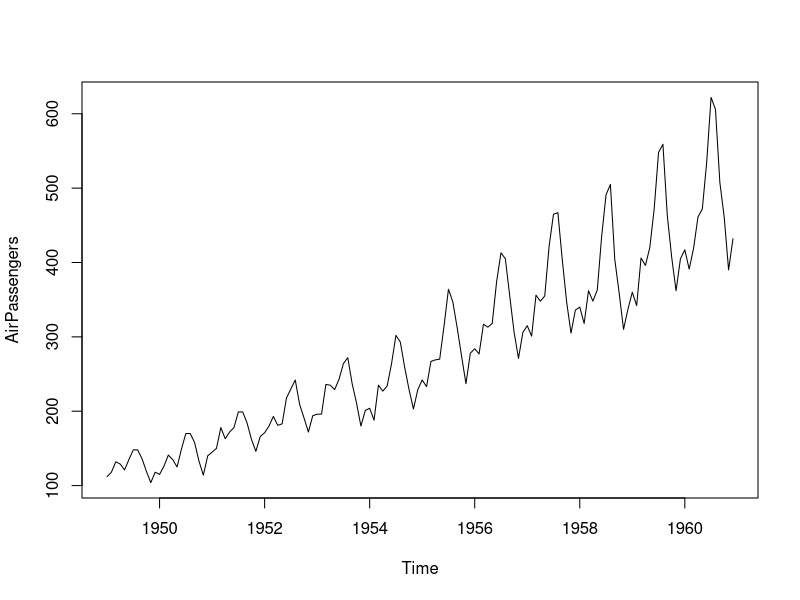
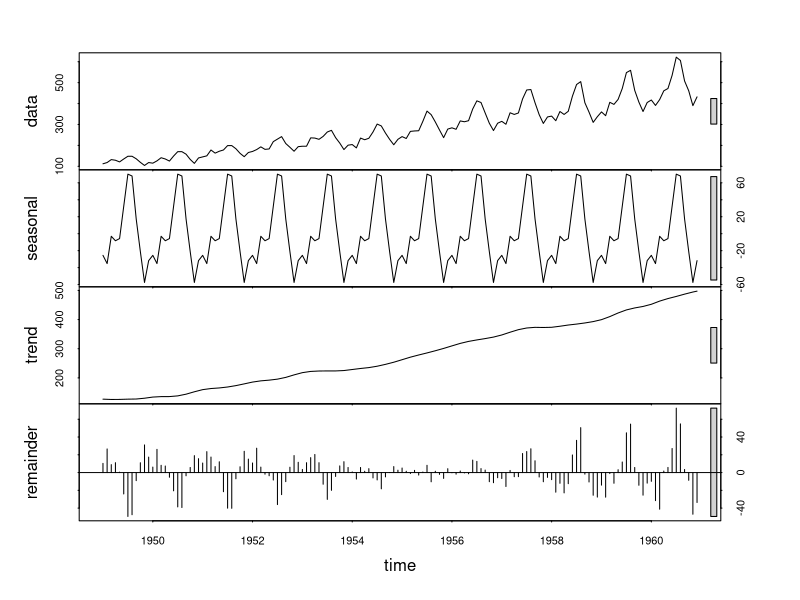
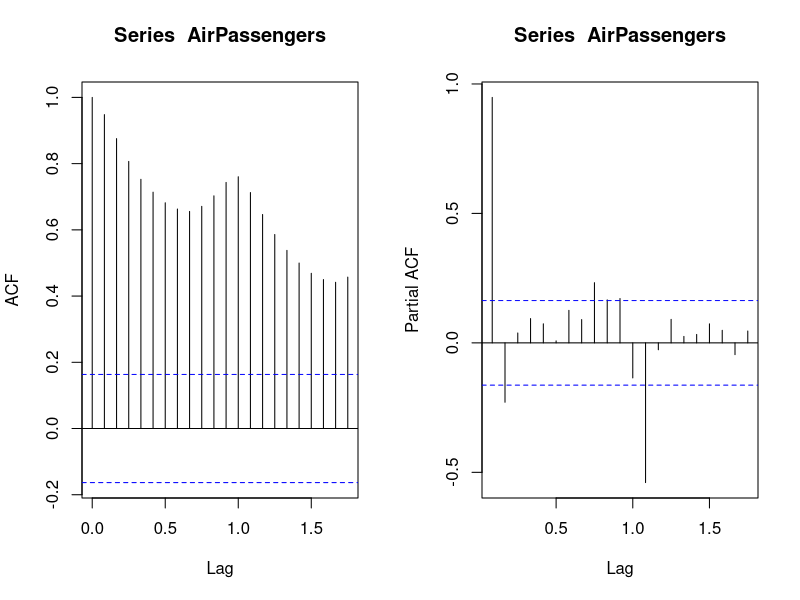
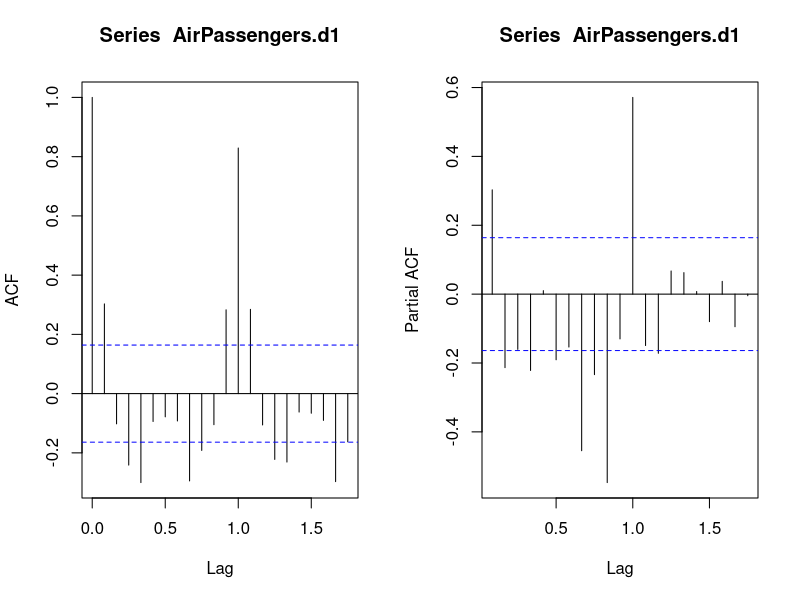
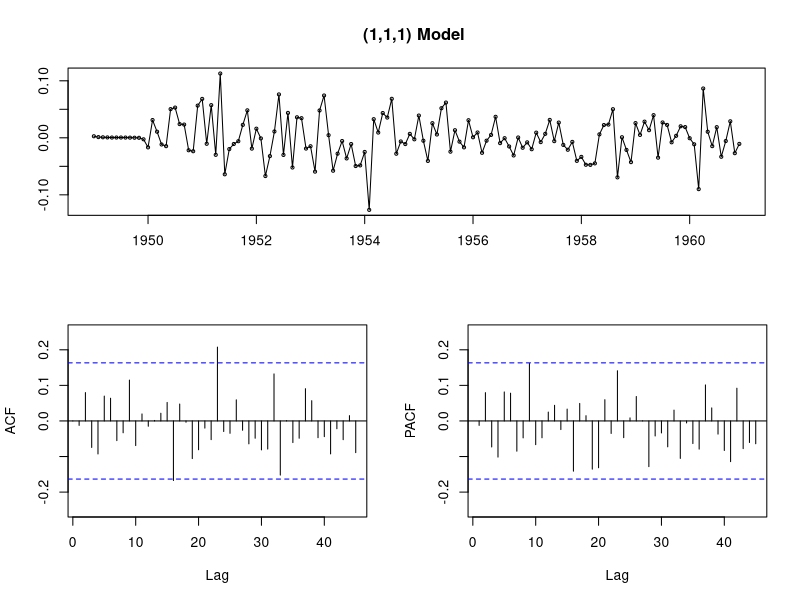
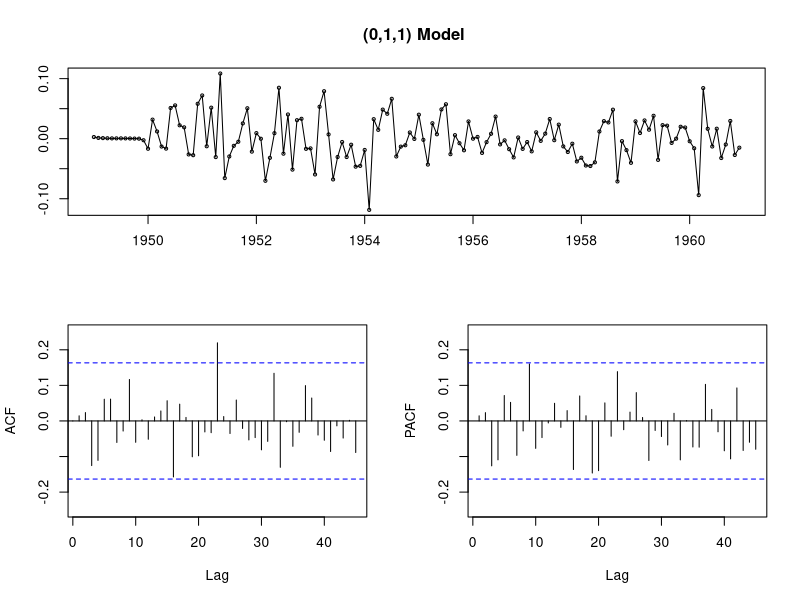
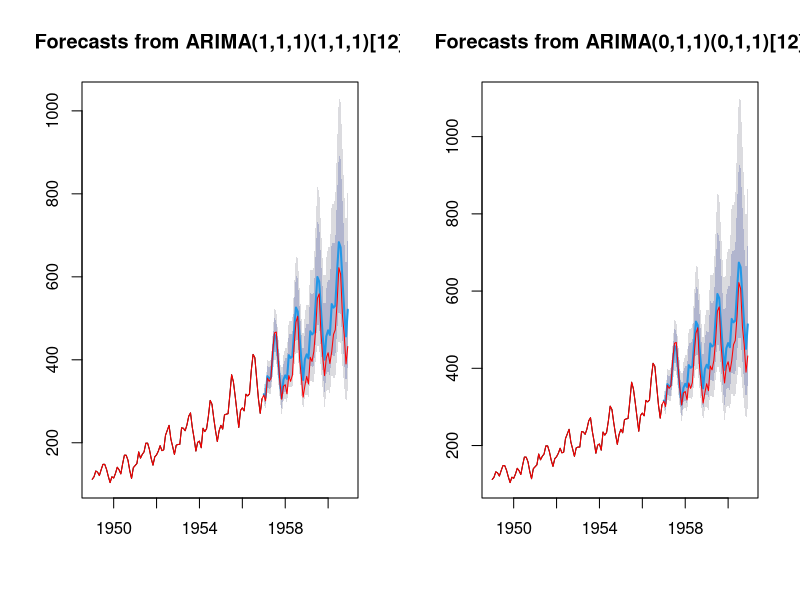

These figures' R source, in order:
##########################################################
# AirPassenger TimeSeries Analysis
# Andy Herzberg
##########################################################

library(tseries)
library(forecast)

data("AirPassengers")

# Plot complete time series
plot(AirPassengers)

# Decompose series
decomp = stl(AirPassengers, s.window = "periodic")
deseasonal_cnt = seasadj(decomp)
plot(decomp)

auto.arima(AirPassengers, max.order=5, stepwise=TRUE)

par(mfrow=c(1,2))
acf(AirPassengers)
pacf(AirPassengers)

       # ACF                    # PCF
# AR   # Geometric              # Significant til p lags  
# MA   # Significant til p lags # Geometric
# ARMA # Geometric              # Geometric 

# Differncing to remove trend and make series stationary
AirPassengers.d1 <- diff(AirPassengers)

# Inspect ACF + PACF
acf(AirPassengers.d1)
pacf(AirPassengers.d1)

# MA: q = 2
# AR: p = 1
# I: d = 1

# Gefunden in der R-Hilfe: ?Arima
air.model_111 = Arima(AirPassengers, 
      order = c(1, 1, 1), 
      seasonal=list(order=c(1,1,1), period=12),
      lambda = 0)

# Inspect ACF, PACF and residuals
tsdisplay(residuals(air.model_111), lag.max = 45, main='(1,1,1) Model ')

air.model_011 = Arima(AirPassengers, 
                  order = c(0, 1, 1), 
                  seasonal=list(order=c(0,1,1), period=12),
                  lambda = 0)

# Inspect ACF, PACF and residuals
tsdisplay(residuals(air.model_011), lag.max = 45, main='(0,1,1) Model ')

################################################################

# Compare forecast with actual data

# Fit model to first few years of AirPassengers data
air.model_111 <- Arima(window(AirPassengers,end=1956+11/12),
                   order=c(1,1,1),
                   seasonal=list(order=c(1,1,1),period=12),
                   lambda=0)


# Fit model to first few years of AirPassengers data
air.model_011 <- Arima(window(AirPassengers,end=1956+11/12),
                       order=c(0,1,1),
                       seasonal=list(order=c(0,1,1),period=12),
                       lambda=0)


# Plot prediction
par(mfrow=c(1,2))
plot(forecast(air.model_111,h=48))
lines(AirPassengers, col="red") 
plot(forecast(air.model_011,h=48))
lines(AirPassengers, col="red")  

